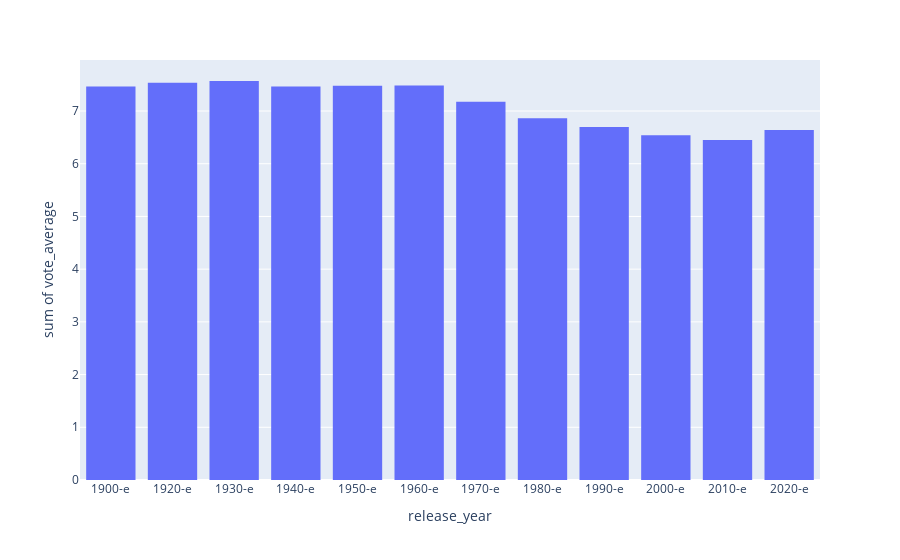

Source (notebook cell):
### Code cell
fig = px.histogram(data, x="release_year", y='vote_average')
fig.show()

### Figure 1 — Plotly figure (JSON) as saved in the notebook; plotly's stock layout.template omitted (floating-point values rounded to 4 significant figures)
{"data": [{"alignmentgroup": "True", "bingroup": "x", "histfunc": "sum", "hovertemplate": "release_year=%{x}<br>sum of vote_average=%{y}<extra></extra>", "legendgroup": "", "marker": {"color": "#636efa", "pattern": {"shape": ""}}, "name": "", "offsetgroup": "", "orientation": "v", "showlegend": false, "x": ["1900-e", "1920-e", "1930-e", "1940-e", "1950-e", "1960-e", "1970-e", "1980-e", "1990-e", "2000-e", "2010-e", "2020-e"], "xaxis": "x", "y": [7.467, 7.534, 7.569, 7.467, 7.48, 7.485, 7.175, 6.863, 6.695, 6.542, 6.452, 6.64], "yaxis": "y", "type": "histogram"}], "layout": {"xaxis": {"anchor": "y", "domain": [0, 1], "title": {"text": "release_year"}}, "yaxis": {"anchor": "x", "domain": [0, 1], "title": {"text": "sum of vote_average"}}, "legend": {"tracegroupgap": 0}, "margin": {"t": 60}, "barmode": "relative"}}
